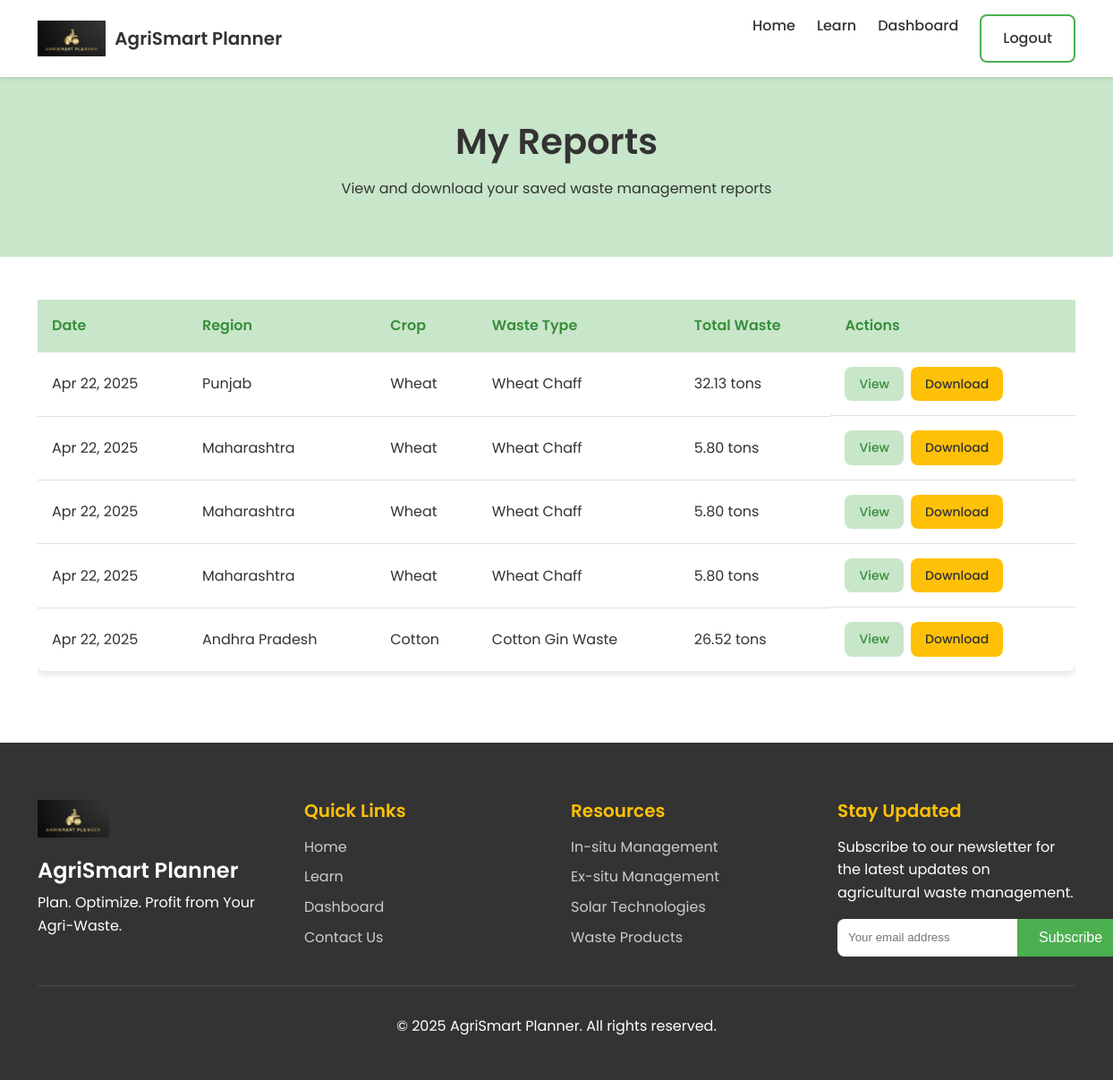
/reports.php (signed in), run on the app's committed database.
### tables this page shows
CREATE TABLE `reports` (
  `id` int(11) NOT NULL,
  `user_id` int(11) NOT NULL,
  `region_id` int(11) NOT NULL,
  `crop_type_id` int(11) NOT NULL,
  `waste_type_id` int(11) NOT NULL,
  `waste_amount` decimal(10,2) NOT NULL,
  `farm_size` decimal(10,2) NOT NULL,
  `space_available` enum('none','small','medium','large') NOT NULL,
  `solar_panels` enum('yes','no') NOT NULL,
  `solar_capacity` decimal(10,2) DEFAULT 0.00,
  `budget` enum('low','medium','high') NOT NULL,
  `current_practice` varchar(100) NOT NULL,
  `notes` text DEFAULT NULL,
  `created_at` timestamp NOT NULL DEFAULT current_timestamp()
);

CREATE TABLE `regions` (
  `id` int(11) NOT NULL,
  `name` varchar(100) NOT NULL,
  `solar_potential` enum('Low','Medium','High','Very High') NOT NULL,
  `created_at` timestamp NOT NULL DEFAULT current_timestamp()
);

CREATE TABLE `crops` (
  `id` int(11) NOT NULL,
  `name` varchar(100) NOT NULL,
  `region_id` int(11) DEFAULT 0,
  `created_at` timestamp NOT NULL DEFAULT current_timestamp()
);

CREATE TABLE `waste_types` (
  `id` int(11) NOT NULL,
  `name` varchar(100) NOT NULL,
  `crop_id` int(11) NOT NULL,
  `created_at` timestamp NOT NULL DEFAULT current_timestamp()
);

### reports.php (the view, shortened to what this page needs)
<?php
include 'includes/db_connect.php';
$user_id = $_SESSION['user_id'];
$reports_query = "SELECT r.id, r.created_at, reg.name as region_name, c.name as crop_name,
                 w.name as waste_name, r.waste_amount, r.farm_size
                 FROM reports r
                 JOIN regions reg ON r.region_id = reg.id
                 JOIN crops c ON r.crop_type_id = c.id
                 JOIN waste_types w ON r.waste_type_id = w.id
                 WHERE r.user_id = ?
                 ORDER BY r.created_at DESC";
$stmt = $conn->prepare($reports_query);
$stmt->bind_param("i", $user_id);
$stmt->execute();
$reports_result = $stmt->get_result();
$reports = [];
if ($reports_result->num_rows > 0) {
    while($row = $reports_result->fetch_assoc()) {
        $reports[] = $row;
    }
}
?>
<!DOCTYPE html>
<html lang="en">
<head>
    <link rel="stylesheet" href="assets/css/style.css">
</head>
<body>
    <?php include 'includes/header.php'; ?>
    <main>
        <section class="page-header">
            <div class="container">
                <h1>My Reports</h1>
                <p>View and download your saved waste management reports</p>
            </div>
        </section>
        <section class="reports-section">
            <div class="container">
                <?php if(count($reports) > 0): ?>
                    <div class="reports-table-container">
                        <table class="reports-table">
                            <thead>
                                <tr>
                                    <th>Date</th>
                                    <th>Region</th>
                                    <th>Crop</th>
                                    <th>Waste Type</th>
                                    <th>Total Waste</th>
                                    <th>Actions</th>
                                </tr>
                            </thead>
                            <tbody>
                                <?php foreach($reports as $report): ?>
                                    <tr>
                                        <td><?php echo date('M d, Y', strtotime($report['created_at'])); ?></td>
                                        <td><?php echo htmlspecialchars($report['region_name']); ?></td>
                                        <td><?php echo htmlspecialchars($report['crop_name']); ?></td>
                                        <td><?php echo htmlspecialchars($report['waste_name']); ?></td>
                                        <td><?php echo number_format($report['waste_amount'] * $report['farm_size'], 2); ?> tons</td>
                                        <td class="actions">
                                            <a href="results.php?report_id=<?php echo $report['id']; ?>" class="btn-view">View</a>
                                            <a href="download-pdf.php?report_id=<?php echo $report['id']; ?>" class="btn-download">Download</a>
                                        </td>
                                    </tr>
                                <?php endforeach; ?>
                            </tbody>
                        </table>
                    </div>
                <?php endif; ?>
            </div>
        </section>
    </main>
    <?php include 'includes/footer.php'; ?>
</body>
</html>

### includes/header.php (shortened to what this page needs)
<header class="site-header">
    <div class="container">
        <div class="logo">
            <a href="index.php">
                <img src="assets/images/logo.png" alt="AgriSmart Planner Logo">
                <span>AgriSmart Planner</span>
            </a>
        </div>
        <nav class="main-nav">
            <ul>
                <li><a href="index.php">Home</a></li>
                <li><a href="learn.php">Learn</a></li>
                <?php if(isset($_SESSION['user_id'])): ?>
                    <li><a href="dashboard.php">Dashboard</a></li>
                    <li><a href="logout.php" class="btn btn-outline">Logout</a></li>
                <?php else: ?>
                    <li><a href="login.php" class="btn btn-outline">Login</a></li>
                    <li><a href="register.php" class="btn btn-primary">Register</a></li>
                <?php endif; ?>
            </ul>
        </nav>
    </div>
</header>

### includes/footer.php
<footer class="site-footer">
    <div class="container">
        <div class="footer-content">
            <div class="footer-logo">
                <img src="assets/images/logo.png" alt="AgriSmart Planner Logo">
                <h3>AgriSmart Planner</h3>
                <p>Plan. Optimize. Profit from Your Agri-Waste.</p>
            </div>
            <div class="footer-links">
                <h4>Quick Links</h4>
                <ul>
                    <li><a href="index.php">Home</a></li>
                    <li><a href="learn.php">Learn</a></li>
                    <li><a href="dashboard.php">Dashboard</a></li>
                    <li><a href="contact.php">Contact Us</a></li>
                </ul>
            </div>
            <div class="footer-links">
                <h4>Resources</h4>
                <ul>
                    <li><a href="learn.php#in-situ">In-situ Management</a></li>
                    <li><a href="learn.php#ex-situ">Ex-situ Management</a></li>
                    <li><a href="learn.php#solar">Solar Technologies</a></li>
                    <li><a href="learn.php#products">Waste Products</a></li>
                </ul>
            </div>
            <div class="footer-newsletter">
                <h4>Stay Updated</h4>
                <p>Subscribe to our newsletter for the latest updates on agricultural waste management.</p>
                <form action="subscribe.php" method="post">
                    <input type="email" name="email" placeholder="Your email address" required>
                    <button type="submit" class="btn btn-primary">Subscribe</button>
                </form>
            </div>
        </div>
        <div class="footer-bottom">
            <p>&copy; <?php echo date('Y'); ?> AgriSmart Planner. All rights reserved.</p>
        </div>
    </div>
</footer>

### assets/css/style.css (style rules this page uses)
:root { --primary-color: #4CAF50; --primary-dark: #388E3C; --primary-light: #C8E6C9; --secondary-color: #FFC107; --secondary-dark: #FFA000; --text-color: #333333; --text-light: #666666; --background-color: #FFFFFF; --background-light: #F5F5F5; --background-dark: #E0E0E0; --success-color: #4CAF50; --error-color: #F44336; --border-radius: 8px; --box-shadow: 0 4px 6px rgba(0, 0, 0, 0.1); --transition: all 0.3s ease; }
* { margin: 0; padding: 0; box-sizing: border-box; }
body { font-family: 'Poppins', sans-serif; color: var(--text-color); line-height: 1.6; background-color: var(--background-color); }
.container { width: 100%; max-width: 1200px; margin: 0 auto; padding: 0 20px; }
h1, h2, h3, h4, h5, h6 { margin-bottom: 1rem; font-weight: 600; line-height: 1.2; }
h1 { font-size: 2.5rem; }
h3 { font-size: 1.5rem; }
h4 { font-size: 1.25rem; }
p { margin-bottom: 1rem; }
a { color: var(--primary-color); text-decoration: none; transition: var(--transition); }
ul, ol { margin-bottom: 1rem; padding-left: 1.5rem; }
.btn { display: inline-block; padding: 0.75rem 1.5rem; border-radius: var(--border-radius); font-weight: 500; text-align: center; cursor: pointer; transition: var(--transition); border: none; font-size: 1rem; }
.btn-primary { background-color: var(--primary-color); color: white; }
.btn-outline { background-color: transparent; border: 2px solid var(--primary-color); color: var(--primary-color); }
.site-header { background-color: white; box-shadow: 0 2px 4px rgba(0, 0, 0, 0.1); position: sticky; top: 0; z-index: 100; }
.site-header .container { display: flex; justify-content: space-between; align-items: center; padding: 1rem 20px; }
.logo { display: flex; align-items: center; }
.logo a { display: flex; align-items: center; color: var(--text-color); font-weight: 600; font-size: 1.25rem; }
.logo img { height: 40px; margin-right: 10px; }
.main-nav ul { display: flex; list-style: none; margin: 0; padding: 0; }
.main-nav li { margin-left: 1.5rem; }
.main-nav a { color: var(--text-color); font-weight: 500; }
.site-footer { background-color: #333; color: white; padding: 4rem 0 2rem; }
.footer-content { display: grid; grid-template-columns: repeat(auto-fit, minmax(200px, 1fr)); gap: 2rem; margin-bottom: 2rem; }
.footer-logo h3 { margin-top: 1rem; margin-bottom: 0.5rem; }
.footer-logo img { width: 80px; }
.footer-links h4 { margin-bottom: 1rem; color: var(--secondary-color); }
.footer-links ul { list-style: none; padding: 0; margin: 0; }
.footer-links li { margin-bottom: 0.5rem; }
.footer-links a { color: #ccc; }
.footer-newsletter h4 { margin-bottom: 1rem; color: var(--secondary-color); }
.footer-newsletter form { display: flex; margin-top: 1rem; }
.footer-newsletter input { flex: 1; padding: 0.75rem; border: none; border-radius: var(--border-radius) 0 0 var(--border-radius); }
.footer-newsletter button { border-radius: 0 var(--border-radius) var(--border-radius) 0; }
.footer-bottom { text-align: center; padding-top: 2rem; border-top: 1px solid rgba(255, 255, 255, 0.1); }
.page-header { background-color: var(--primary-light); padding: 3rem 0; text-align: center; }
.reports-section { padding: 3rem 0; }
.reports-table-container { overflow-x: auto; }
.reports-table { width: 100%; border-collapse: collapse; margin-bottom: 2rem; background-color: white; border-radius: var(--border-radius); box-shadow: var(--box-shadow); }
.reports-table th, .reports-table td { padding: 1rem; text-align: left; border-bottom: 1px solid var(--background-dark); }
.reports-table th { background-color: var(--primary-light); font-weight: 600; color: var(--primary-dark); }
.reports-table tr:last-child td { border-bottom: none; }
.reports-table .actions { display: flex; gap: 0.5rem; }
.reports-table .btn-view, .reports-table .btn-download { padding: 0.5rem 1rem; border-radius: var(--border-radius); font-size: 0.875rem; font-weight: 500; }
.reports-table .btn-view { background-color: var(--primary-light); color: var(--primary-dark); }
.reports-table .btn-download { background-color: var(--secondary-color); color: var(--text-color); }

### data on the page
reports: created_at "Apr 22, 2025", region.name "Punjab", crop_type.name "Wheat", waste_type.name "Wheat Chaff", $report['waste_amount'] * $report['farm_size'] "32.13"
reports: created_at "Apr 22, 2025", region.name "Maharashtra", crop_type.name "Wheat", waste_type.name "Wheat Chaff", $report['waste_amount'] * $report['farm_size'] "5.80"
reports: created_at "Apr 22, 2025", region.name "Maharashtra", crop_type.name "Wheat", waste_type.name "Wheat Chaff", $report['waste_amount'] * $report['farm_size'] "5.80"
reports: created_at "Apr 22, 2025", region.name "Maharashtra", crop_type.name "Wheat", waste_type.name "Wheat Chaff", $report['waste_amount'] * $report['farm_size'] "5.80"
reports: created_at "Apr 22, 2025", region.name "Andhra Pradesh", crop_type.name "Cotton", waste_type.name "Cotton Gin Waste", $report['waste_amount'] * $report['farm_size'] "26.52"
